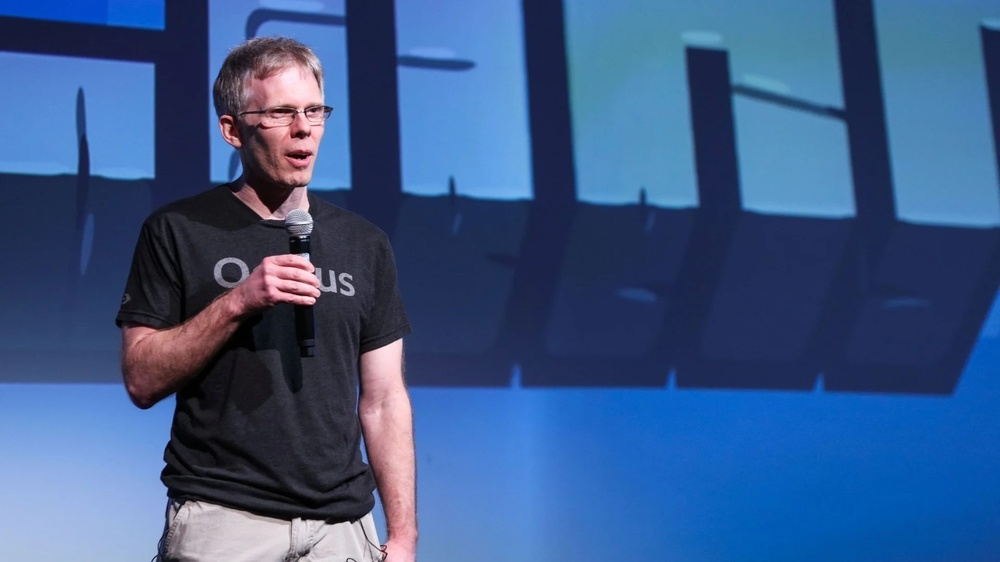
#> input picture data/JCarmack.jpg, 1000 x 562 px, shrunk from 1920 x 1080 before the run
$ python submission.py
#> lines starting #> are read from the running program, lines starting #| are printed output that depends on the picture; after the words box and inside, x2 and y2 are one past the last pixel; in counts of white or black regions, pixels touching at a corner belong together
import cv2
import math

# Lists to store the points
center=[]
circumference=[]

def drawBoundingBox(action, x, y, flags, userdata):
    global center, circumference
    if action == cv2.EVENT_LBUTTONDOWN:
        center = [(x, y)]
    elif action == cv2.EVENT_LBUTTONUP:
        circumference = [(x, y)]
        top_left = (min(center[0][0], circumference[0][0]), min(center[0][1], circumference[0][1]))
        bottom_right = (max(center[0][0], circumference[0][0]), max(center[0][1], circumference[0][1]))
        cv2.rectangle(source, top_left, bottom_right, (0, 255, 0), 2)
        cv2.imshow("Window", source)

        # Crop the region inside the bounding box
        cropped_face = source[top_left[1]:bottom_right[1], top_left[0]:bottom_right[0]]

        # Save the cropped face
        cv2.imwrite('cropped_face.jpg', cropped_face)

source = cv2.imread("./data/JCarmack.jpg",1)
#> source is the input picture: shape (562, 1000, 3); mean B, G, R 136.4, 88.9, 58.4
# Make a dummy image, will be useful to clear the drawing
dummy = source.copy()
cv2.namedWindow("Window")
# highgui function called when mouse events occur
cv2.setMouseCallback("Window", drawBoundingBox)
k = 0
# loop until escape character is pressed
while k!=27 :

    cv2.imshow("Window", source)
    cv2.putText(source,'''Choose center, and drag,
                      Press ESC to exit and c to clear''' ,
              (10,30), cv2.FONT_HERSHEY_SIMPLEX,
              0.7,(255,255,255), 2 );
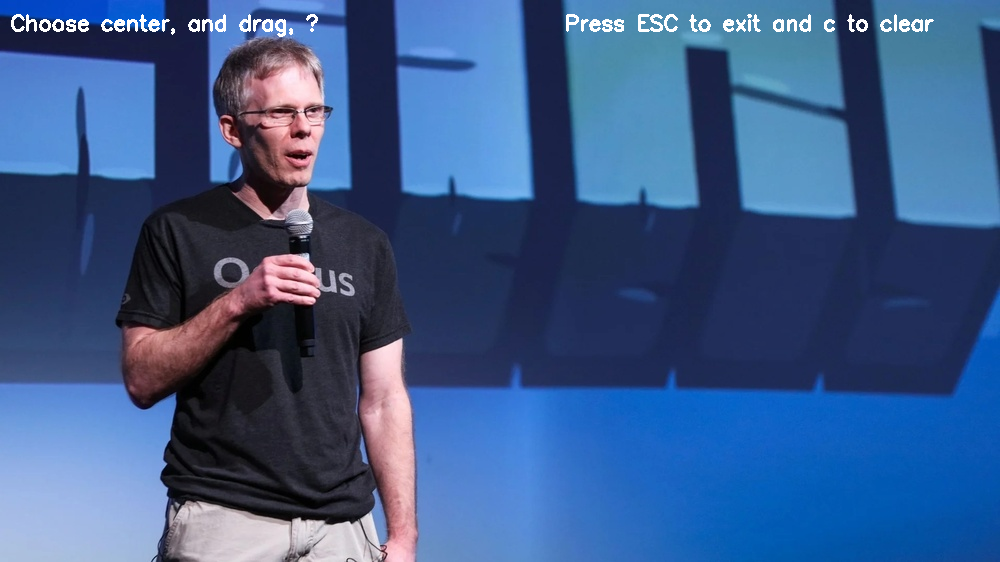
#> source: shape (562, 1000, 3); 0.72% of pixels changed, all inside (x1, y1, x2, y2) = (11, 14, 934, 37)
    k = cv2.waitKey(20) & 0xFF
#> (key Esc is pressed here)
    # Another way of cloning
    if k==99:
        source= dummy.copy()


cv2.destroyAllWindows()
